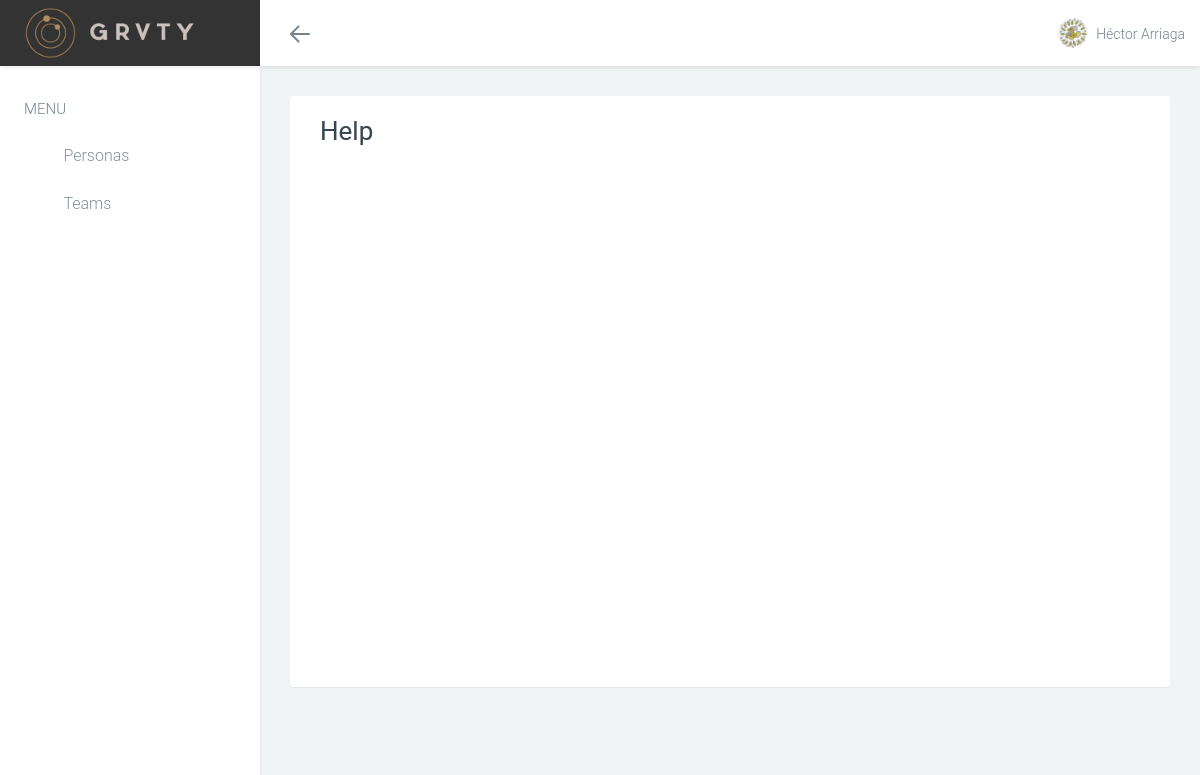
/help/ (signed in), run on the app's committed database.
### CustomAuth/models.py (models this page shows, shortened)
class User(AbstractUser):
    verified = models.BooleanField(_('Verified'), default=False)
    verification_code = models.CharField(_('Verification Code'), max_length=36,
                                         unique=True)
    image = models.ImageField(_('Profile Image'), upload_to='user_pics',
                              max_length=255, blank=True, null=True)
    complete_profile = models.BooleanField(_('Complete Profile'),
                                           default=False)
    menubar_fold = models.BooleanField(_('Menubar Fold'), default=False)
    USERNAME_FIELD = 'username'
    REQUIRED_FIELDS = ['email']
    class Meta:
        verbose_name = _('User')
        verbose_name_plural = _('Users')
    @property
    def full_name(self):
        return '%s %s' % (self.first_name, self.last_name)
    def get_photo_url(self):
        if self.image:
            return self.image.url
        return static('photos/gravatar.jpg')

### Identity/views.py (the view)
# urls.py: url(r'^help/$', 'help', name='help'),
@login_required
def help(request):
    title = _('Help')
    return TemplateResponse(request, 'identity/help.html', locals())

### Configuration/context_processors.py (called while the page is built)
def configuration_context(request):
    return {
        'CONFIGURATION': Configuration.objects.get()
    }

### Configuration/templatetags/configuration_tags.py (called while the page is built)
@register.filter(name='settings')
def settings(attribute):
    return getattr(dj_settings, attribute, '')

### templates/identity/help.html
{% extends 'base.html' %}
{% load staticfiles %}
{% block css %}
<link rel="stylesheet" href="{% static 'vendor/animsition/animsition.css' %}">
<link rel="stylesheet" href="{% static 'vendor/jquery-wizard/jquery-wizard.css' %}">
<link rel="stylesheet" href="{% static 'vendor/formvalidation/formValidation.css' %}">
{% endblock %}
{% block content %}
<div class="page">
  <div class="page-content padding-30 container-fluid">
    <div class="row" data-plugin="matchHeight" data-by-row="true">
      <div class="col-md-12">
        <div class="panel">
          <div class="panel-heading">
            <h1 class="panel-title">Help</h1>
          </div>
          <div class="panel-body">
            {{ CONFIGURATION.welcome_video_embed|safe }}
          </div>
        </div>
      </div>
    </div>
  </div>
</div>
{% endblock %}

### templates/base.html (shortened to what this page needs)
{% load configuration_tags %}
{% load staticfiles %}
<!DOCTYPE html>
<html class="no-js css-menubar" lang="en">
  <head>
    <link rel="stylesheet" href="{% static 'css/bootstrap.min.css' %}">
    <link rel="stylesheet" href="{% static 'css/bootstrap-extend.min.css' %}">
    <link rel="stylesheet" href="{% static 'css/site.min.css' %}">
    <link rel="stylesheet" href="{% static 'vendor/asscrollable/asScrollable.css' %}">
    <link rel="stylesheet" href="{% static 'fonts/web-icons/web-icons.min.css' %}">
    <link rel="stylesheet" href="{% static 'fonts/brand-icons/brand-icons.min.css' %}">
    <link rel="stylesheet" href="{% static 'fonts/font-awesome/font-awesome.min.css' %}">
    <link rel="stylesheet" href="{% static 'vendor/toastr/toastr.css' %}">
    <link rel="stylesheet" href="{% static 'vendor/bootstrap-select/bootstrap-select.min.css' %}">
    {% block css %}{% endblock %}
    <link rel="stylesheet" href="{% static 'grvty/css/main.min.css' %}">
  </head>
  <body class="{% block body_class %}dashboard{% endblock %} site-menubar-keep {% if request.user.menubar_fold %}site-menubar-fold{% else %}site-menubar-unfold{% endif %}">
    <nav class="site-navbar navbar navbar-default navbar-fixed-top navbar-mega" role="navigation">
      <div class="navbar-header">
        <a href="/">
          <div class="navbar-brand navbar-brand-center site-gridmenu-toggle" data-toggle="gridmenu">
            <img class="navbar-brand-logo" src="{% static 'images/logo-menu.png' %}" title="Grvity">
          </div>
        </a>
      </div>
      <div class="navbar-container container-fluid">
        <div class="collapse navbar-collapse navbar-collapse-toolbar" id="site-navbar-collapse">
          <ul class="nav navbar-toolbar">
            <li class="hidden-float" id="toggleMenubar">
              <a data-toggle="menubar" href="#" role="button">
                <i class="icon hamburger hamburger-arrow-left">
                  <span class="hamburger-bar"></span>
                </i>
              </a>
            </li>
          </ul>
          <ul class="nav navbar-toolbar navbar-right navbar-toolbar-right">
            <li class="dropdown">
              <a class="navbar-avatar dropdown-toggle" data-toggle="dropdown" href="#" aria-expanded="false"
              data-animation="scale-up" role="button">
                <span class="avatar">
                  <img class="user_profile_image" src="{{ request.user.get_photo_url }}" alt="user_profile_image">
                </span>
                <span class="user-name">{{ request.user.full_name|title }}</span>
              </a>
            </li>
          </ul>
        </div>
      </div>
    </nav>
    <div class="site-menubar site-menubar-light">
      <div class="site-menubar-body">
        <div>
          <div>
            <ul class="site-menu">
              <li class="site-menu-category">Menu</li>
              <li class="site-menu-item {% if personas_active %}active{% endif %}">
                <a class="animsition-link" href="{% url 'Identity:personas' %}">
                  <i class="site-menu-icon wb-user" aria-hidden="true"></i>
                  <span class="site-menu-title">Personas</span>
                </a>
              </li>
              <li class="site-menu-item {% if teams_active %}active{% endif %}">
                <a class="animsition-link" href="{% url 'Auth:teams' %}">
                  <i class="site-menu-icon wb-users" aria-hidden="true"></i>
                  <span class="site-menu-title">Teams</span>
                </a>
              </li>
            </ul>
          </div>
        </div>
      </div>
    </div>
    {% block content %}{% endblock %}
  </body>
</html>

### data on the page
User: user.get_photo_url (picture), user.full_name "Héctor Arriaga"
